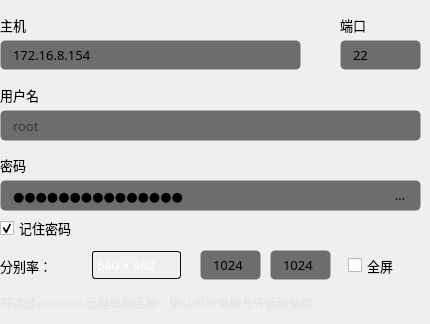
              <widget class="QWidget" name="tab_2">
               <attribute name="title">
                <string>   windows   </string>
               </attribute>
               <widget class="QLineEdit" name="lineEdit_port_ssh_data_3">
                <property name="geometry">
                 <rect>
                  <x>340</x>
                  <y>40</y>
                  <width>81</width>
                  <height>30</height>
                 </rect>
                </property>
                <property name="minimumSize">
                 <size>
                  <width>0</width>
                  <height>30</height>
                 </size>
                </property>
                <property name="font">
                 <font>
                  <family>OPPOSans B</family>
                  <pointsize>10</pointsize>
                 </font>
                </property>
                <property name="styleSheet">
                 <string notr="true">background-color: rgb(25, 25, 25, 155);
border: 1px solid rgba(255, 255, 255, 0);
border-radius: 5px;
padding-left:10px;
padding-right:10px;</string>
                </property>
                <property name="text">
                 <string>22</string>
                </property>
                <property name="placeholderText">
                 <string>22</string>
                </property>
               </widget>
               <widget class="QLabel" name="label_port_ssh_3">
                <property name="geometry">
                 <rect>
                  <x>340</x>
                  <y>10</y>
                  <width>39</width>
                  <height>30</height>
                 </rect>
                </property>
                <property name="font">
                 <font>
                  <family>OPPOSans B</family>
                  <pointsize>10</pointsize>
                 </font>
                </property>
                <property name="text">
                 <string>端口</string>
                </property>
               </widget>
               <widget class="QLineEdit" name="lineEdit_host_ssh_data_3">
                <property name="geometry">
                 <rect>
                  <x>0</x>
                  <y>40</y>
                  <width>301</width>
                  <height>30</height>
                 </rect>
                </property>
                <property name="minimumSize">
                 <size>
                  <width>0</width>
                  <height>30</height>
                 </size>
                </property>
                <property name="font">
                 <font>
                  <family>OPPOSans B</family>
                  <pointsize>10</pointsize>
                 </font>
                </property>
                <property name="styleSheet">
                 <string notr="true">background-color: rgb(25, 25, 25, 155);
border: 1px solid rgba(255, 255, 255, 0);
border-radius: 5px;
padding-left:10px;
padding-right:10px;</string>
                </property>
                <property name="text">
                 <string>172.16.8.154</string>
                </property>
                <property name="placeholderText">
                 <string>127.0.0.1</string>
                </property>
               </widget>
               <widget class="QLabel" name="label_host_ssh_3">
                <property name="geometry">
                 <rect>
                  <x>0</x>
                  <y>10</y>
                  <width>39</width>
                  <height>30</height>
                 </rect>
                </property>
                <property name="font">
                 <font>
                  <family>OPPOSans B</family>
                  <pointsize>10</pointsize>
                 </font>
                </property>
                <property name="text">
                 <string>主机</string>
                </property>
               </widget>
               <widget class="QToolButton" name="tab_passowrd_toolButton_show_2">
                <property name="geometry">
                 <rect>
                  <x>380</x>
                  <y>180</y>
                  <width>40</width>
                  <height>30</height>
                 </rect>
                </property>
                <property name="sizePolicy">
                 <sizepolicy hsizetype="Expanding" vsizetype="Expanding">
                  <horstretch>0</horstretch>
                  <verstretch>0</verstretch>
                 </sizepolicy>
                </property>
                <property name="minimumSize">
                 <size>
                  <width>30</width>
                  <height>30</height>
                 </size>
                </property>
                <property name="maximumSize">
                 <size>
                  <width>40</width>
                  <height>30</height>
                 </size>
                </property>
                <property name="font">
                 <font>
                  <family>OPPOSans B</family>
                  <pointsize>10</pointsize>
                  <stylestrategy>PreferAntialias</stylestrategy>
                 </font>
                </property>
                <property name="styleSheet">
                 <string notr="true">QToolButton {
background-color: rgba(25, 25, 25,0);
border: 1px solid rgba(255, 255, 255, 0);
border-radius: 5px;
padding-left:10px;
padding-right:10px;
}

QToolButton::menu-indicator { 
	image: None;
}

 
QToolButton:hover {
background-color: rgba(25, 25, 25,0);
border: 1px solid rgba(255, 255, 255, 0);
border-radius: 5px;
padding-left:10px;
padding-right:10px;
}</string>
                </property>
                <property name="text">
                 <string>取消</string>
                </property>
                <property name="icon">
                 <iconset resource="../lib.qrc">
                  <normaloff>:/lib/eye2.png</normaloff>:/lib/eye2.png</iconset>
                </property>
                <property name="iconSize">
                 <size>
                  <width>14</width>
                  <height>14</height>
                 </size>
                </property>
               </widget>
               <widget class="QLineEdit" name="lineEdit_user_ssh_data_2">
                <property name="geometry">
                 <rect>
                  <x>0</x>
                  <y>110</y>
                  <width>421</width>
                  <height>31</height>
                 </rect>
                </property>
                <property name="minimumSize">
                 <size>
                  <width>0</width>
                  <height>30</height>
                 </size>
                </property>
                <property name="font">
                 <font>
                  <family>OPPOSans B</family>
                  <pointsize>10</pointsize>
                 </font>
                </property>
                <property name="styleSheet">
                 <string notr="true">background-color: rgb(25, 25, 25, 155);
border: 1px solid rgba(255, 255, 255, 0);
border-radius: 5px;
padding-left:10px;
padding-right:10px;</string>
                </property>
                <property name="text">
                 <string/>
                </property>
                <property name="placeholderText">
                 <string>root</string>
                </property>
               </widget>
               <widget class="QCheckBox" name="tab_passowrd_checkBox_remember_password_2">
                <property name="geometry">
                 <rect>
                  <x>0</x>
                  <y>220</y>
                  <width>81</width>
                  <height>16</height>
                 </rect>
                </property>
                <property name="font">
                 <font>
                  <family>OPPOSans B</family>
                  <pointsize>10</pointsize>
                  <stylestrategy>PreferAntialias</stylestrategy>
                 </font>
                </property>
                <property name="text">
                 <string>记住密码</string>
                </property>
                <property name="checked">
                 <bool>true</bool>
                </property>
               </widget>
               <widget class="QLineEdit" name="tab_passowrd_lineEdit_password_data_2">
                <property name="geometry">
                 <rect>
                  <x>0</x>
                  <y>180</y>
                  <width>421</width>
                  <height>31</height>
                 </rect>
                </property>
                <property name="minimumSize">
                 <size>
                  <width>0</width>
                  <height>30</height>
                 </size>
                </property>
                <property name="font">
                 <font>
                  <family>OPPOSans B</family>
                  <pointsize>10</pointsize>
                 </font>
                </property>
                <property name="styleSheet">
                 <string notr="true">background-color: rgb(25, 25, 25, 155);
border: 1px solid rgba(255, 255, 255, 0);
border-radius: 5px;
padding-left:10px;
padding-right:10px;</string>
                </property>
                <property name="text">
                 <string>Linkdood@123456</string>
                </property>
                <property name="echoMode">
                 <enum>QLineEdit::Password</enum>
                </property>
               </widget>
               <widget class="QLabel" name="label_user_ssh_2">
                <property name="geometry">
                 <rect>
                  <x>0</x>
                  <y>80</y>
                  <width>39</width>
                  <height>30</height>
                 </rect>
                </property>
                <property name="font">
                 <font>
                  <family>OPPOSans B</family>
                  <pointsize>10</pointsize>
                 </font>
                </property>
                <property name="text">
                 <string>用户名</string>
                </property>
               </widget>
               <widget class="QLabel" name="tab_passowrd_label_password_2">
                <property name="geometry">
                 <rect>
                  <x>0</x>
                  <y>150</y>
                  <width>39</width>
                  <height>30</height>
                 </rect>
                </property>
                <property name="font">
                 <font>
                  <family>OPPOSans B</family>
                  <pointsize>10</pointsize>
                 </font>
                </property>
                <property name="text">
                 <string>密码</string>
                </property>
               </widget>
               <widget class="QWidget" name="horizontalWidget" native="true">
                <property name="geometry">
                 <rect>
                  <x>0</x>
                  <y>250</y>
                  <width>181</width>
                  <height>31</height>
                 </rect>
                </property>
                <layout class="QHBoxLayout" name="horizontalLayout_4">
                 <property name="leftMargin">
                  <number>0</number>
                 </property>
                 <property name="topMargin">
                  <number>0</number>
                 </property>
                 <property name="rightMargin">
                  <number>0</number>
                 </property>
                 <property name="bottomMargin">
                  <number>0</number>
                 </property>
                 <item>
                  <widget class="QLabel" name="tab_passowrd_label_password_3">
                   <property name="font">
                    <font>
                     <family>OPPOSans B</family>
                     <pointsize>10</pointsize>
                    </font>
                   </property>
                   <property name="text">
                    <string>分别率：</string>
                   </property>
                  </widget>
                 </item>
                 <item>
                  <widget class="QComboBox" name="comboBox">
                   <property name="minimumSize">
                    <size>
                     <width>0</width>
                     <height>28</height>
                    </size>
                   </property>
                   <property name="maximumSize">
                    <size>
                     <width>120</width>
                     <height>28</height>
                    </size>
                   </property>
                   <property name="font">
                    <font>
                     <family>OPPOSans B</family>
                     <pointsize>10</pointsize>
                     <stylestrategy>PreferAntialias</stylestrategy>
                    </font>
                   </property>
                   <property name="styleSheet">
                    <string notr="true">QComboBox{
	color:#ffffff;
	border:1px solid rgb(13, 13, 13);
	border-radius:3px;
	background:transparent;
}
QComboBox:disabled{
	border:1px solid gray;
	color:gray;
}

QComboBox::drop-down{
	background:transparent;
}
QComboBox::down-arrow{
	border-image: url(:/lib/up.png);
    width:20px;
	height:20px;
}


QComboBox::down-arrow:enabled{
	color:#52DCFE;
}
QComboBox QAbstractItemView{
	outline:0px solid gray;
	border:1px solid #1e2d36;
	color:#ffffff;
	background-color:#1e2d36;
	selection-background-color:#52DCFE;
}</string>
                   </property>
                   <item>
                    <property name="text">
                     <string>640 x 480</string>
                    </property>
                   </item>
                   <item>
                    <property name="text">
                     <string>800 x 600</string>
                    </property>
                   </item>
                   <item>
                    <property name="text">
                     <string>1024 x 768</string>
                    </property>
                   </item>
                   <item>
                    <property name="text">
                     <string>1280 x 1024</string>
                    </property>
                   </item>
                   <item>
                    <property name="text">
                     <string>1600 x 1200</string>
                    </property>
                   </item>
                   <item>
                    <property name="text">
                     <string>1920 x 1080</string>
                    </property>
                   </item>
                   <item>
                    <property name="text">
                     <string>1920 x 1020</string>
                    </property>
                   </item>
                   <item>
                    <property name="text">
                     <string>1560 x 1440</string>
                    </property>
                   </item>
                   <item>
                    <property name="text">
                     <string>自定义</string>
                    </property>
                   </item>
                  </widget>
                 </item>
                </layout>
               </widget>
               <widget class="QCheckBox" name="tab_passowrd_checkBox_remember_password_3">
                <property name="geometry">
                 <rect>
                  <x>348</x>
                  <y>250</y>
                  <width>61</width>
                  <height>31</height>
                 </rect>
                </property>
                <property name="font">
                 <font>
                  <family>OPPOSans B</family>
                  <pointsize>10</pointsize>
                  <stylestrategy>PreferAntialias</stylestrategy>
                 </font>
                </property>
                <property name="text">
                 <string>全屏</string>
                </property>
                <property name="checked">
                 <bool>false</bool>
                </property>
               </widget>
               <widget class="QLabel" name="widget_dynamic_title_label_3">
                <property name="geometry">
                 <rect>
                  <x>0</x>
                  <y>290</y>
                  <width>400</width>
                  <height>25</height>
                 </rect>
                </property>
                <property name="minimumSize">
                 <size>
                  <width>100</width>
                  <height>25</height>
                 </size>
                </property>
                <property name="maximumSize">
                 <size>
                  <width>400</width>
                  <height>16777215</height>
                 </size>
                </property>
                <property name="font">
                 <font>
                  <family>OPPOSans B</family>
                  <pointsize>9</pointsize>
                 </font>
                </property>
                <property name="styleSheet">
                 <string notr="true">color: rgba(223, 223, 223, 150);</string>
                </property>
                <property name="text">
                 <string>将通过windows远程桌面连接，确认对方电脑允许远程协助</string>
                </property>
               </widget>
               <widget class="QLineEdit" name="lineEdit_port_ssh_data_4">
                <property name="geometry">
                 <rect>
                  <x>200</x>
                  <y>250</y>
                  <width>61</width>
                  <height>30</height>
                 </rect>
                </property>
                <property name="minimumSize">
                 <size>
                  <width>0</width>
                  <height>30</height>
                 </size>
                </property>
                <property name="font">
                 <font>
                  <family>OPPOSans B</family>
                  <pointsize>10</pointsize>
                 </font>
                </property>
                <property name="styleSheet">
                 <string notr="true">background-color: rgb(25, 25, 25, 155);
border: 1px solid rgba(255, 255, 255, 0);
border-radius: 5px;
padding-left:10px;
padding-right:10px;</string>
                </property>
                <property name="text">
                 <string>1024</string>
                </property>
                <property name="placeholderText">
                 <string>22</string>
                </property>
               </widget>
               <widget class="QLineEdit" name="lineEdit_port_ssh_data_5">
                <property name="geometry">
                 <rect>
                  <x>270</x>
                  <y>250</y>
                  <width>61</width>
                  <height>30</height>
                 </rect>
                </property>
                <property name="minimumSize">
                 <size>
                  <width>0</width>
                  <height>30</height>
                 </size>
                </property>
                <property name="font">
                 <font>
                  <family>OPPOSans B</family>
                  <pointsize>10</pointsize>
                 </font>
                </property>
                <property name="styleSheet">
                 <string notr="true">background-color: rgb(25, 25, 25, 155);
border: 1px solid rgba(255, 255, 255, 0);
border-radius: 5px;
padding-left:10px;
padding-right:10px;</string>
                </property>
                <property name="text">
                 <string>1024</string>
                </property>
                <property name="placeholderText">
                 <string>22</string>
                </property>
               </widget>
               <zorder>lineEdit_port_ssh_data_3</zorder>
               <zorder>label_port_ssh_3</zorder>
               <zorder>lineEdit_host_ssh_data_3</zorder>
               <zorder>label_host_ssh_3</zorder>
               <zorder>lineEdit_user_ssh_data_2</zorder>
               <zorder>tab_passowrd_checkBox_remember_password_2</zorder>
               <zorder>tab_passowrd_lineEdit_password_data_2</zorder>
               <zorder>label_user_ssh_2</zorder>
               <zorder>tab_passowrd_label_password_2</zorder>
               <zorder>tab_passowrd_toolButton_show_2</zorder>
               <zorder>horizontalWidget</zorder>
               <zorder>tab_passowrd_checkBox_remember_password_3</zorder>
               <zorder>widget_dynamic_title_label_3</zorder>
               <zorder>lineEdit_port_ssh_data_4</zorder>
               <zorder>lineEdit_port_ssh_data_5</zorder>
              </widget>
